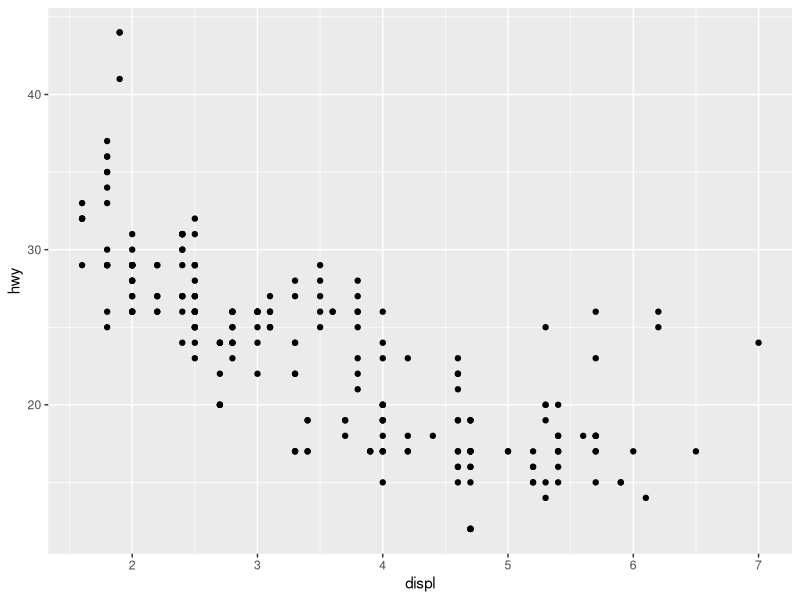
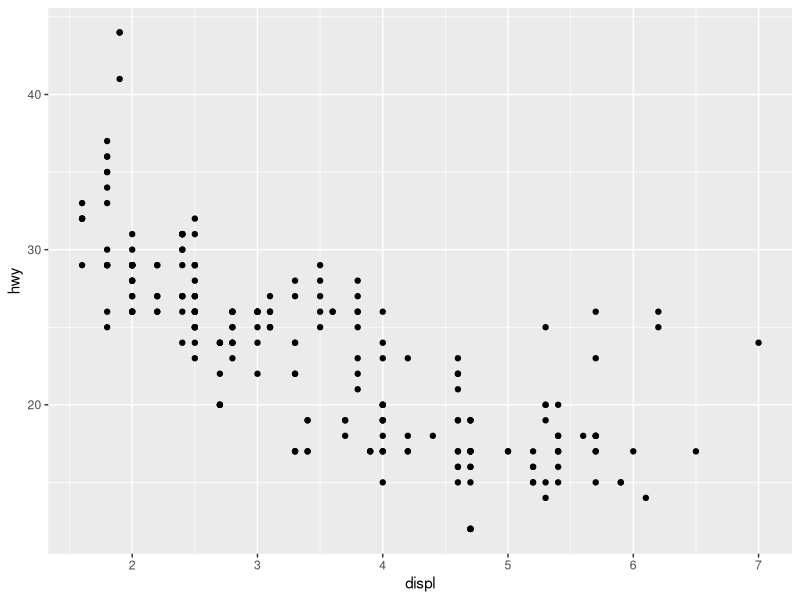
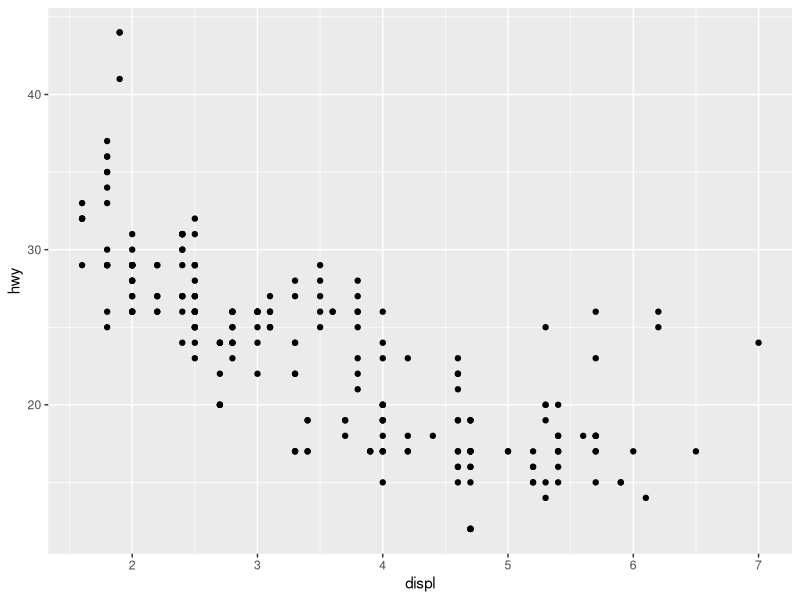
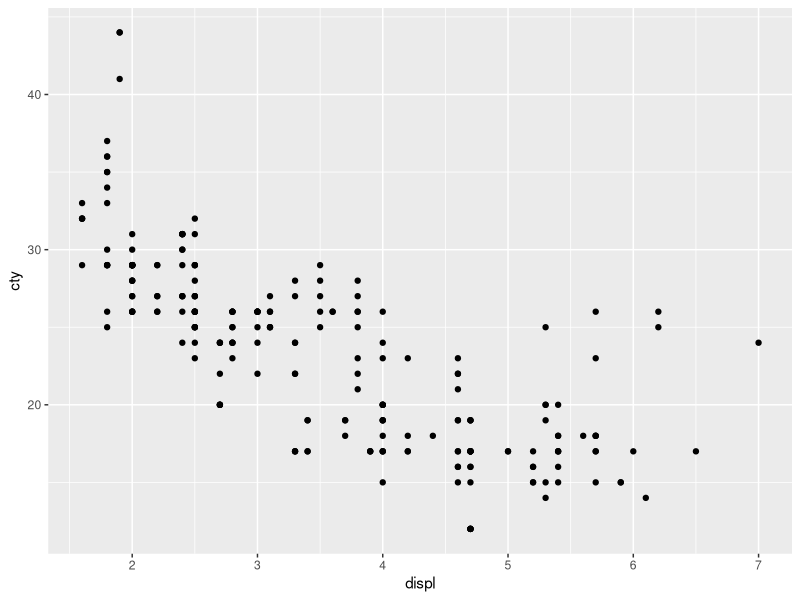
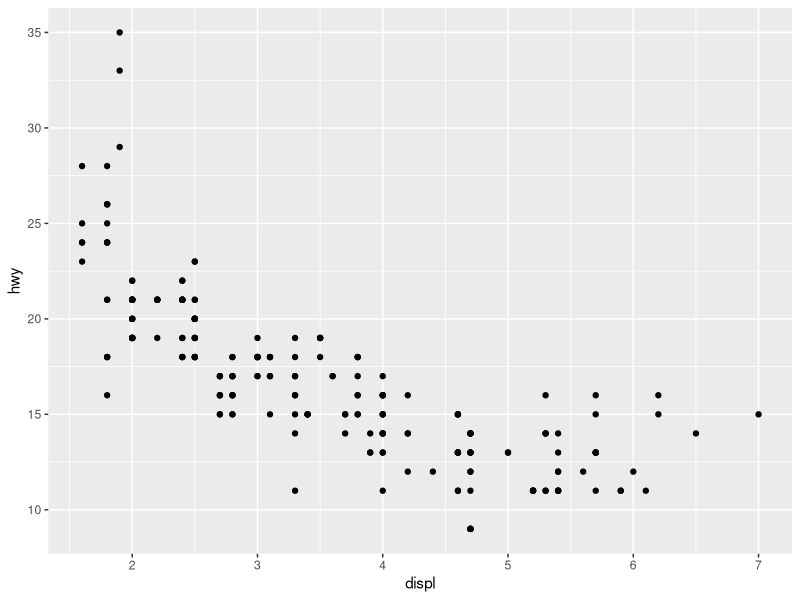
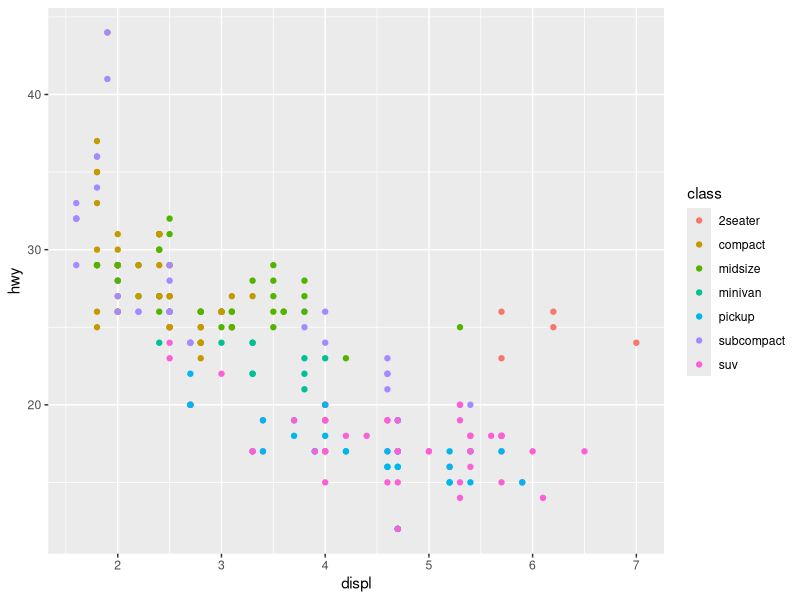
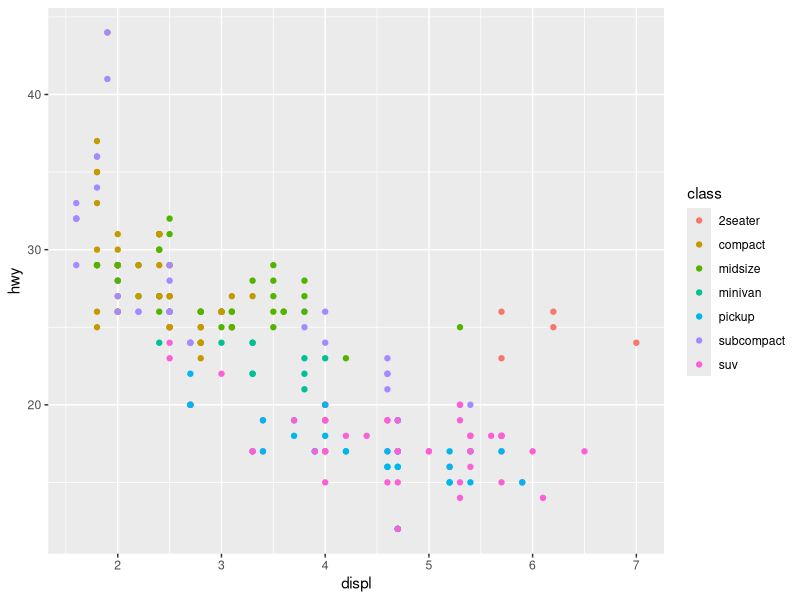
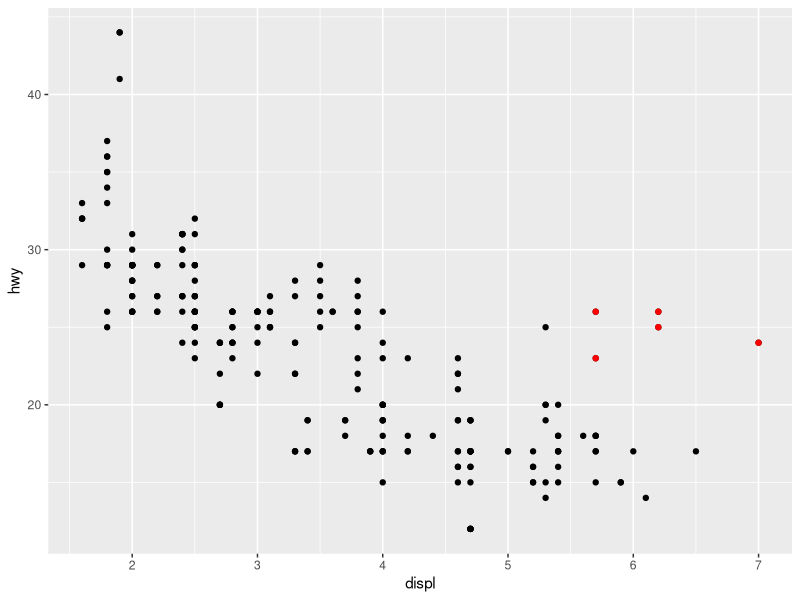

Recreate these plots in R, in order.
## ---- chunk 1
knitr::opts_chunk$set(echo = TRUE)
## ---- chunk 2
library(tidyverse)
## ---- chunk 3
mpg
## ---- chunk 4
ggplot(data=mpg)+
  geom_point(mapping = aes(x=displ,y=hwy))
## ---- chunk 5
ggplot(data=mpg,mapping = aes(x=displ,y=hwy))+
  geom_point()
## ---- chunk 6
ggplot(mpg,aes(x=displ,y=hwy))+
  geom_point()
## ---- chunk 7
ggplot(mpg,aes(x=displ,y=cty))+
  geom_point(mpg,mapping=aes(x=displ,y=hwy))
## ---- chunk 8
ggplot(mpg,aes(x=displ,y=hwy))+
  geom_point(mpg,mapping=aes(x=displ,y=cty))
## ---- chunk 9
ggplot(mpg,aes(x=displ,y=hwy))+
  geom_point(mapping=aes(color=class))
## ---- chunk 10
ggplot(mpg,aes(x=displ,y=hwy))+
  geom_point(aes(color=class))
## ---- chunk 11
ggplot(mpg,aes(x=displ,y=hwy))+
  geom_point()+
  geom_point(data=mpg[mpg$class=="2seater",],color="red")
